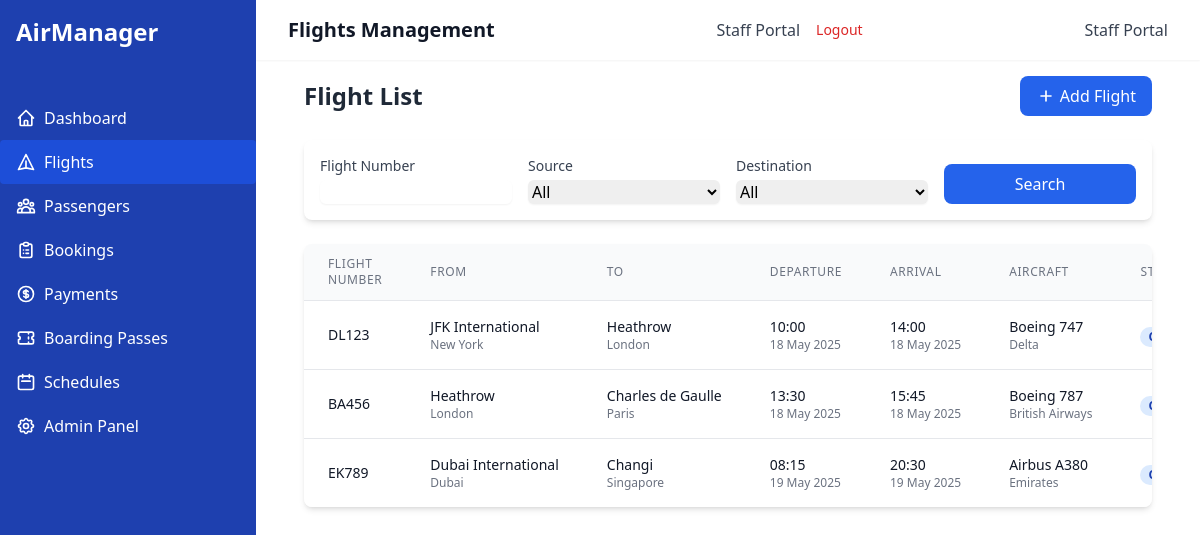
Before: /flights/ (signed in) with the older database file.
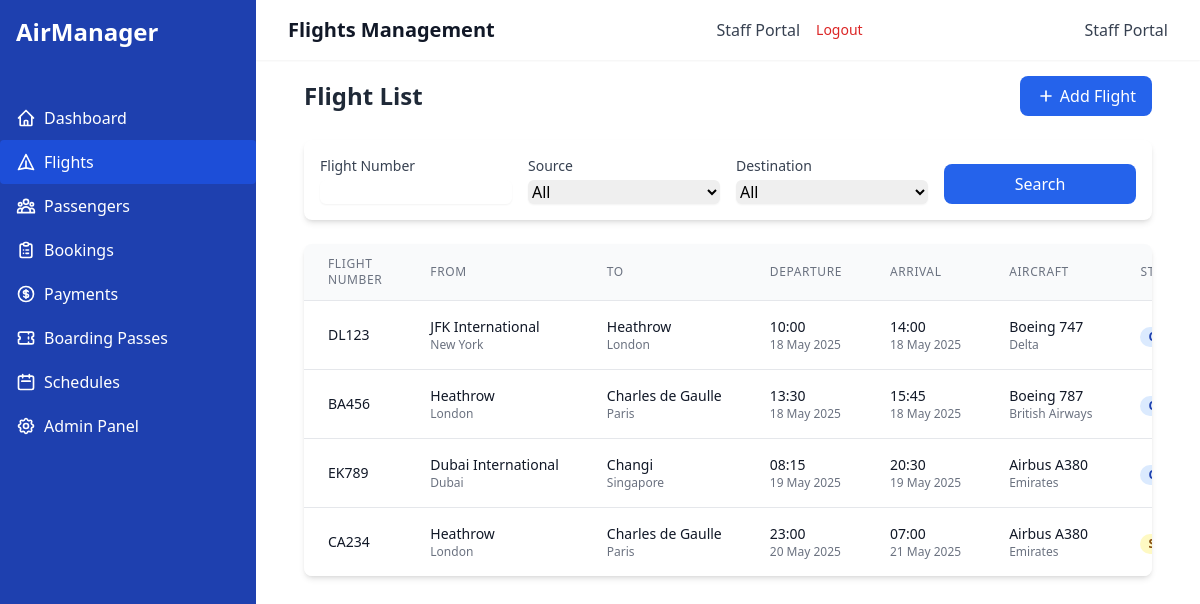
After: the same page with the newer database file.
### airline_app/models.py (models this page shows, shortened)
class Flight(models.Model):
    flight_id = models.AutoField(primary_key=True)
    flight_number = models.CharField(max_length=10, unique=True)
    departure_time = models.DateTimeField()
    arrival_time = models.DateTimeField()
    source_airport = models.ForeignKey(Airport, on_delete=models.CASCADE, related_name='departing_flights')
    destination_airport = models.ForeignKey(Airport, on_delete=models.CASCADE, related_name='arriving_flights')
    aircraft = models.ForeignKey(Aircraft, on_delete=models.CASCADE, related_name='flights')
    crew = models.ManyToManyField(CrewMember, related_name='flights')

class Airport(models.Model):
    airport_id = models.AutoField(primary_key=True)
    airport_name = models.CharField(max_length=100)
    location = models.CharField(max_length=100)
    country = models.CharField(max_length=50)

class Aircraft(models.Model):
    aircraft_id = models.AutoField(primary_key=True)
    model = models.CharField(max_length=50)
    capacity = models.PositiveIntegerField()
    manufacturer = models.CharField(max_length=100)
    airline = models.CharField(max_length=100)

### airline_app/views.py (the view)
# urls.py: path('flights/', views.FlightListView.as_view(), name='flight-list'),
class FlightListView(LoginRequiredMixin, ListView):
    model = Flight
    template_name = 'airline_app/flight_list.html'
    context_object_name = 'flights'
    paginate_by = 10
    def get_queryset(self):
        queryset = Flight.objects.all()
        flight_number = self.request.GET.get('flight_number', '')
        if flight_number:
            queryset = queryset.filter(flight_number__icontains=flight_number)
        source = self.request.GET.get('source', '')
        if source:
            queryset = queryset.filter(source_airport_id=source)
        destination = self.request.GET.get('destination', '')
        if destination:
            queryset = queryset.filter(destination_airport_id=destination)
        return queryset
    def get_context_data(self, **kwargs):
        context = super().get_context_data(**kwargs)
        context['now'] = timezone.now()
        context['airports'] = Airport.objects.all()
        return context

### airline_app/templates/airline_app/flight_list.html (shortened to what the changed rows need)
{% extends 'airline_app/base.html' %}
{% block header %}Flights Management{% endblock %}
{% block content %}
<div class="mb-6 flex justify-between items-center">
    <h2 class="text-2xl font-bold text-gray-800">Flight List</h2>
</div>
<div class="bg-white rounded-lg shadow-md overflow-hidden">
    <div class="overflow-x-auto">
        <table class="min-w-full divide-y divide-gray-200">
            <thead class="bg-gray-50">
                <tr>
                    <th class="px-6 py-3 text-left text-xs font-medium text-gray-500 uppercase tracking-wider">Flight Number</th>
                    <th class="px-6 py-3 text-left text-xs font-medium text-gray-500 uppercase tracking-wider">From</th>
                    <th class="px-6 py-3 text-left text-xs font-medium text-gray-500 uppercase tracking-wider">To</th>
                    <th class="px-6 py-3 text-left text-xs font-medium text-gray-500 uppercase tracking-wider">Departure</th>
                    <th class="px-6 py-3 text-left text-xs font-medium text-gray-500 uppercase tracking-wider">Arrival</th>
                    <th class="px-6 py-3 text-left text-xs font-medium text-gray-500 uppercase tracking-wider">Aircraft</th>
                    <th class="px-6 py-3 text-left text-xs font-medium text-gray-500 uppercase tracking-wider">Status</th>
                </tr>
            </thead>
            <tbody class="bg-white divide-y divide-gray-200">
                {% for flight in flights %}
                <tr class="hover:bg-gray-50 transition-colors">
                    <td class="px-6 py-4 whitespace-nowrap">
                        <div class="text-sm font-medium text-gray-900">{{ flight.flight_number }}</div>
                    </td>
                    <td class="px-6 py-4 whitespace-nowrap">
                        <div class="text-sm text-gray-900">{{ flight.source_airport.airport_name }}</div>
                        <div class="text-xs text-gray-500">{{ flight.source_airport.location }}</div>
                    </td>
                    <td class="px-6 py-4 whitespace-nowrap">
                        <div class="text-sm text-gray-900">{{ flight.destination_airport.airport_name }}</div>
                        <div class="text-xs text-gray-500">{{ flight.destination_airport.location }}</div>
                    </td>
                    <td class="px-6 py-4 whitespace-nowrap">
                        <div class="text-sm text-gray-900">{{ flight.departure_time|date:"H:i" }}</div>
                        <div class="text-xs text-gray-500">{{ flight.departure_time|date:"d M Y" }}</div>
                    </td>
                    <td class="px-6 py-4 whitespace-nowrap">
                        <div class="text-sm text-gray-900">{{ flight.arrival_time|date:"H:i" }}</div>
                        <div class="text-xs text-gray-500">{{ flight.arrival_time|date:"d M Y" }}</div>
                    </td>
                    <td class="px-6 py-4 whitespace-nowrap">
                        <div class="text-sm text-gray-900">{{ flight.aircraft.model }}</div>
                        <div class="text-xs text-gray-500">{{ flight.aircraft.airline }}</div>
                    </td>
                    <td class="px-6 py-4 whitespace-nowrap">
                        {% if flight.departure_time > now %}
                        <span class="px-2 inline-flex text-xs leading-5 font-semibold rounded-full bg-yellow-100 text-yellow-800">
                        </span>
                        {% elif flight.departure_time <= now and flight.arrival_time > now %}
                        <span class="px-2 inline-flex text-xs leading-5 font-semibold rounded-full bg-green-100 text-green-800">
                            In Progress
                        </span>
                        {% else %}
                        <span class="px-2 inline-flex text-xs leading-5 font-semibold rounded-full bg-blue-100 text-blue-800">
                        </span>
                        {% endif %}
                    </td>
                </tr>
                {% empty %}
                <tr>
                    <td colspan="8" class="px-6 py-4 text-center text-gray-500">No flights found</td>
                </tr>
                {% endfor %}
            </tbody>
        </table>
    </div>
</div>
{% endblock %}

Changed rows visible on the page:
added Flight: flight_number "CA234", source_airport.airport_name "Heathrow", source_airport.location "London", destination_airport.airport_name "Charles de Gaulle", destination_airport.location "Paris", departure_time "23:00", departure_time "20 May 2025", arrival_time "07:00", arrival_time "21 May 2025", aircraft.model "Airbus A380", aircraft.airline "Emirates"
